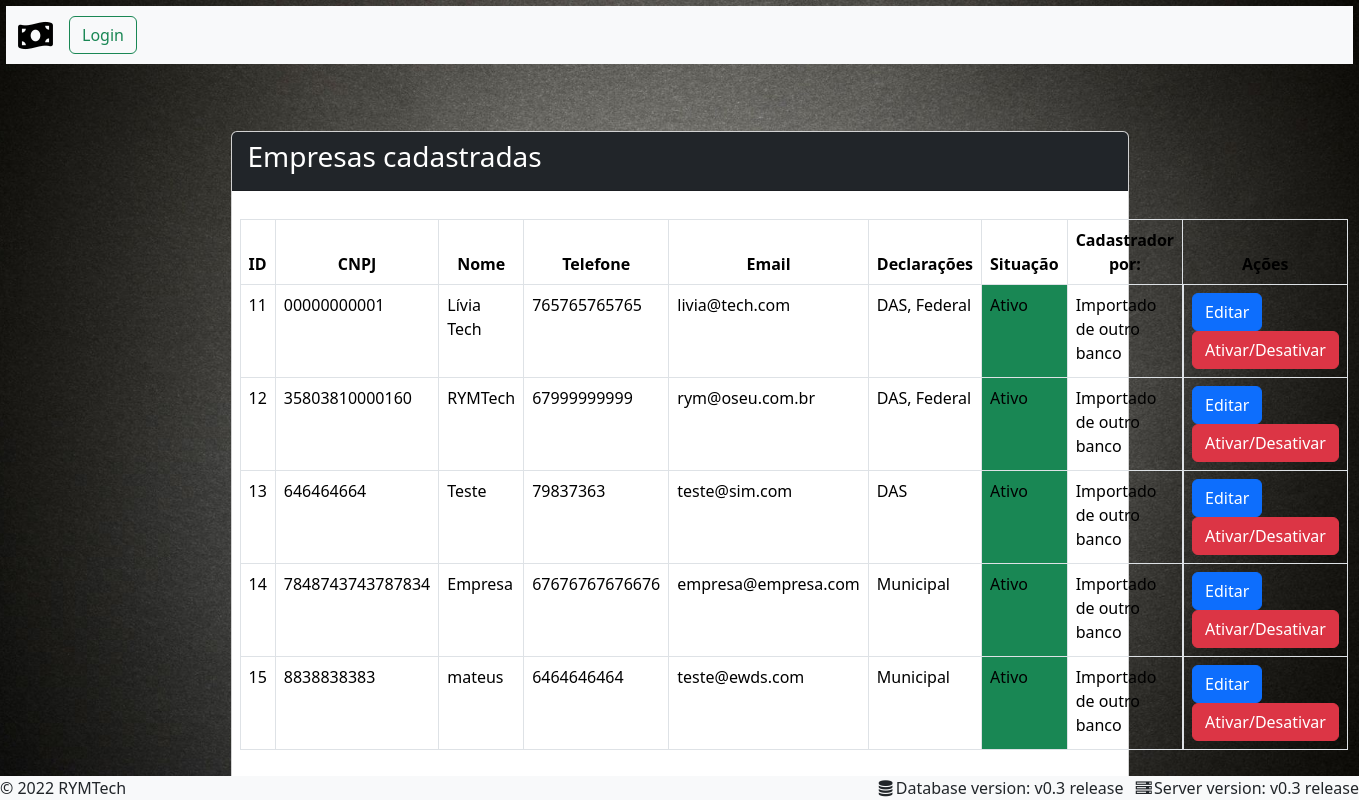
/listar.php, run on an earlier commit of the app's database.
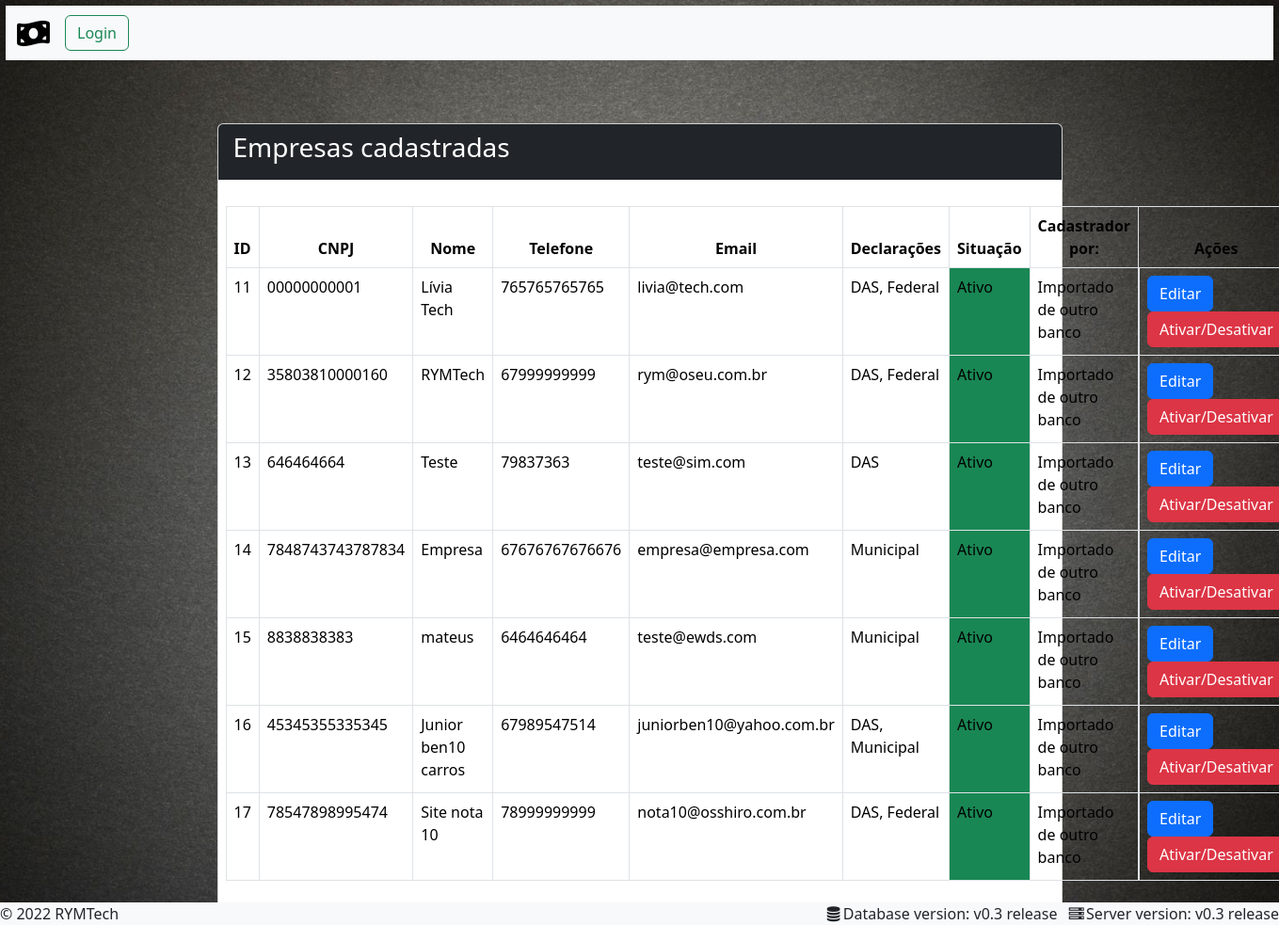
And on a later commit of the database.
### tables this page shows
CREATE TABLE `empresa` (
  `id` int NOT NULL,
  `nome` varchar(100) NOT NULL,
  `email` varchar(50) NOT NULL,
  `telefone` varchar(50) NOT NULL,
  `ativo` tinyint(1) NOT NULL,
  `declara` varchar(50) NOT NULL,
  `CNPJ` varchar(20) DEFAULT NULL
);

### banco.php (called while the page is built, shortened)
<?php
function buscarEmpresas(){
    include 'conecta.php';
    $empresas = array();
    $res = mysqli_query($conexao, "select em.id, em.nome, em.CNPJ, em.telefone, em.declara, em.email, em.ativo, us.username as userCad from empresa em left join usuario us on em.userCadastro = us.id;") or die("erro ao selecionar");
    while ($row = mysqli_fetch_assoc($res)) {
        array_push($empresas, $row);
    }
    return $empresas;
}

### listar.php (the view)
<?php
include 'cabecalho.php';
include 'banco.php';
$empresas = buscarEmpresas();
if ($empresas == null) {
?>
    <h1>Perdão, ainda não temos empresas cadastradas</h1>
<?php } else { ?>
    <div class="text-white d-flex jumbotron justify-content-center">
        <div class="card col-md-8" style="margin-top: 5%;">
            <div class="bg-dark card-header">
                <h3 class="card-title">Empresas cadastradas</h3>
            </div>
            <div class="card-body list-group list-group-flush" style="margin: 8px;">
                <table class="table table-bordered text-black" style="margin-top: 4px">
                    <thead>
                        <tr>
                            <th>ID</th>
                            <th style="text-align: center">CNPJ</th>
                            <th style="text-align: center">Nome</th>
                            <th style="text-align: center">Telefone</th>
                            <th style="text-align: center">Email</th>
                            <th style="text-align: center">Declarações</th>
                            <th style="text-align: center">Situação</th>
                            <th style="text-align: center">Cadastrador por:</th>
                            <th style="text-align: center">Ações</th>
                        </tr>
                    </thead>
                    <tbody class="text-black">
                        <?php foreach ($empresas as $empresa) { ?>
                            <tr>
                                <td><?= $empresa['id'] ?></td>
                                <td><?= $empresa['CNPJ'] ?></td>
                                <td><?= $empresa['nome'] ?></td>
                                <td><?= $empresa['telefone'] ?></td>
                                <td><?= $empresa['email'] ?></td>
                                <td><?= $empresa['declara'] ?></td>
                                <?php if ($empresa['ativo'] == 1) { ?>
                                    <td class="bg-success">Ativo</td>
                                <?php } else { ?>
                                    <td class="bg-danger">Inativo</td>
                                <?php } ?>
                                <?php if ($empresa['userCad'] == null) { ?>
                                    <td class="">Importado de outro banco</td>
                                <?php } else { ?>
                                    <td class=""><?php echo $empresa['userCad']?></td>
                                    <?php } ?>
                                <td class="pull-right"><a class="btn btn-primary" href="editar.php?id=<?= $empresa['id'] ?>">Editar</a>
                                    <a class="btn btn-danger" href="mudarEstado.php?id=<?= $empresa['id'] ?>&ativo=<?= $empresa['ativo'] ?>">Ativar/Desativar</a>
                                </td>
                            </tr>
                        <?php } ?>
                    </tbody>
                </table>
            </div>
        </div>
    </div>
<?php } ?>
<?php include "rodape.php"; ?>

### cabecalho.php (shortened to what this page needs)
<!DOCTYPE html>
<html>
<head>
    <link href="css/font-awesome.css" rel="stylesheet" />
    <link href="css/bootstrap.min.css" rel="stylesheet">
    <link href="css/style.css" rel="stylesheet" />
</head>
<body>
    <nav class="navbar navbar-expand navbar-light bg-light">
        <div class="container-fluid">
            <a class="navbar-brand" href="index.php"><img src="img/index.png"></a>
            <div class="collapse navbar-collapse" id="navbarSupportedContent">
                <ul class="navbar-nav me-auto">
                    <?php
                    if (!isset($_SESSION["logado"]) || $_SESSION["logado"] != TRUE) {
                    ?>
                    <form class="form-inline my-2 my-lg-0" action="logar.php">
                        <button class="btn btn-outline-success my-2 my-sm-0 align-content-end pull-right justify-content-end" type="submit">Login</button>
                    </form>
                </ul>
            <?php } ?>
            </div>
        </div>
    </nav>
</body>
<body class="bg-dark text-white" style="margin: 6px">

### rodape.php
<footer class="bg-light me-auto text-dark fixed-bottom">
    <div>
        <span class="pull-left">© 2022 RYMTech</span>
	    <span class="pull-right me-auto" style="margin-left: 10px;"><i class="fa fa-server fa-fw"></i>Server version: v0.3 release</span>
	    <span class="pull-right me-auto"  ><i class="fa fa-database fa-fw"></i>Database version: v0.3 release</span>
    </div>
</footer>
</body>
</html>

### css/style.css (style rules this page uses)
body { background: url('../img/fundo.jpg') no-repeat center center fixed; -webkit-background-size: cover; -moz-background-size: cover; background-size: cover; -o-background-size: cover; }

What changed in the data, as far as the page shows it:
added empresa: id "16", CNPJ "45345355335345", nome "Junior ben10 carros", telefone "67989547514", email "juniorben10@yahoo.com.br", declara "DAS, Municipal", ativo "Ativo"
added empresa: id "17", CNPJ "78547898995474", nome "Site nota 10", telefone "78999999999", email "nota10@osshiro.com.br", declara "DAS, Federal", ativo "Ativo"
